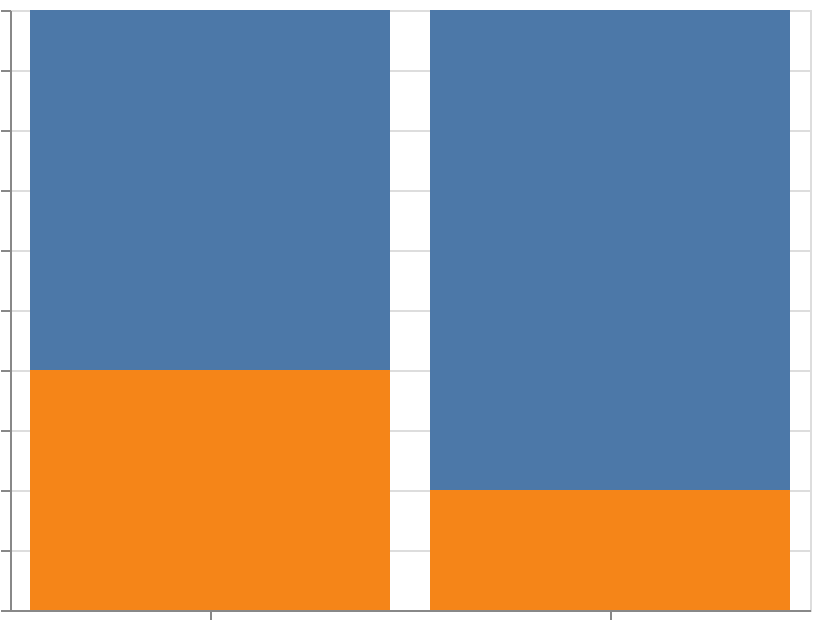

Source (Vega-Lite JSON):
### Vega-Lite specification from a JSON file in a GitHub repository (floating-point values rounded to 4 significant figures)
{"$schema": "https://vega.github.io/schema/vega-lite/v6.json", "width": 400, "height": 300, "padding": 5, "autosize": "none", "data": {"name": "table", "values": [{"cat": "A", "group": "X", "val": 3}, {"cat": "A", "group": "Y", "val": 2}, {"cat": "B", "group": "X", "val": 4}, {"cat": "B", "group": "Y", "val": 1}]}, "mark": "bar", "encoding": {"x": {"field": "cat", "type": "nominal"}, "y": {"field": "val", "type": "quantitative", "stack": "normalize"}, "color": {"field": "group", "type": "nominal"}}}
